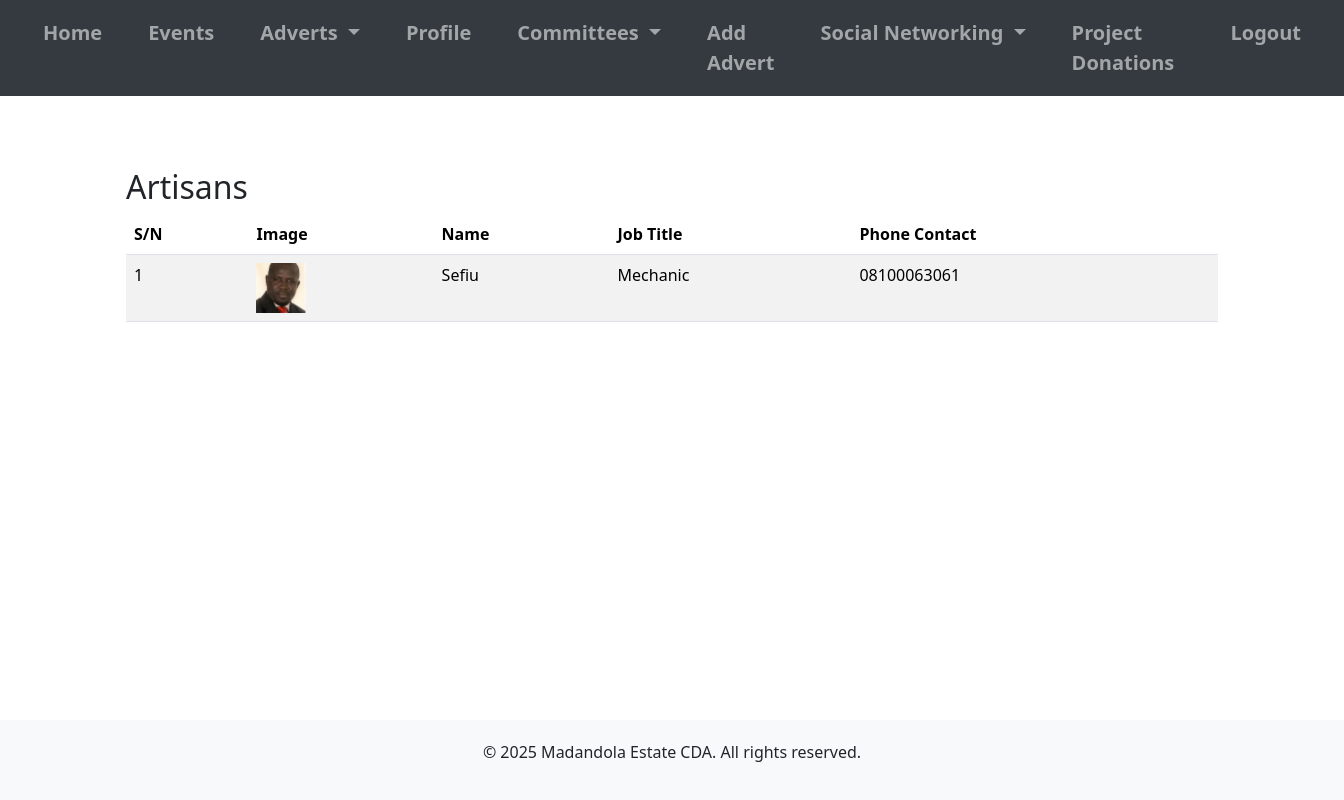
/artisans/ (signed in), run on the app's committed database.
### cda_app/models.py (models this page shows, shortened)
class Artisan(models.Model):
    image = models.ImageField(upload_to='artisans/', blank=True, null=True)
    name = models.CharField(max_length=100)
    job_title = models.CharField(max_length=100)
    phone_number = models.CharField(max_length=20, blank=True, null=True)

### cda_app/views.py (the view)
# urls.py: path('artisans/', views.artisans_list, name='artisans_list'),
@login_required
def artisans_list(request):
    artisans = Artisan.objects.all()
    return render(request, 'artisans_list.html', {'artisans': artisans})

### cda_app/context_processors.py (called while the page is built)
def committees(request):
    return {'committees': Committee.objects.all()}

### templates/artisans_list.html
{% extends 'base.html' %}
{% block content %}
<div class="container mt-5">
    <h2>Artisans</h2>
    <table class="table table-striped">
        <thead>
            <tr>
                <th>S/N</th>
                <th>Image</th>
                <th>Name</th>
                <th>Job Title</th>
                <th>Phone Contact</th>
            </tr>
        </thead>
        <tbody>
            {% for artisan in artisans %}
            <tr>
                <td>{{ forloop.counter }}</td>
                <td>
                    {% if artisan.image %}
                        <img src="{{ artisan.image.url }}" alt="{{ artisan.name }}" style="width: 50px; height: 50px; object-fit: cover;">
                    {% else %}
                        No Image
                    {% endif %}
                </td>
                <td>{{ artisan.name }}</td>
                <td>{{ artisan.job_title }}</td>
                <td>{{ artisan.phone_number }}</td>
            </tr>
            {% empty %}
            <tr>
                <td colspan="5">No artisans found.</td>
            </tr>
            {% endfor %}
        </tbody>
    </table>
</div>
{% endblock %}

### templates/base.html (style rules this page uses)
body { display: flex; flex-direction: column; min-height: 100vh; }

### data on the page
Artisan: image (picture), name "Sefiu", job_title "Mechanic", phone_number "08100063061"
